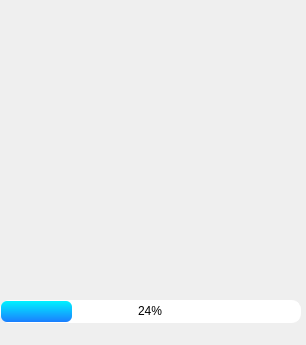
<?xml version="1.0" encoding="UTF-8"?>
<ui version="4.0">
 <class>Form</class>
 <widget class="QWidget" name="Form">
  <property name="geometry">
   <rect>
    <x>0</x>
    <y>0</y>
    <width>306</width>
    <height>345</height>
   </rect>
  </property>
  <property name="windowTitle">
   <string>Kontho</string>
  </property>
  <widget class="QLabel" name="label">
   <property name="geometry">
    <rect>
     <x>0</x>
     <y>0</y>
     <width>302</width>
     <height>300</height>
    </rect>
   </property>
   <property name="text">
    <string/>
   </property>
   <property name="pixmap">
    <pixmap>Imgs/Kontho png.png</pixmap>
   </property>
   <property name="scaledContents">
    <bool>true</bool>
   </property>
  </widget>
  <widget class="QProgressBar" name="progressBar">
   <property name="geometry">
    <rect>
     <x>0</x>
     <y>300</y>
     <width>301</width>
     <height>23</height>
    </rect>
   </property>
   <property name="styleSheet">
    <string notr="true">QProgressBar{
	border:1px solid white;
	border-radius: 9px;
	color: Black;
}
QProgressBar::chunk {
	background-color: qlineargradient(spread:pad, x1:0, y1:0, x2:0, y2:1, stop:0 rgba(0, 242, 255, 255), stop:1 rgba(27, 126, 255, 255));
	border-radius :6px;
}
</string>
   </property>
   <property name="value">
    <number>24</number>
   </property>
   <property name="alignment">
    <set>Qt::AlignCenter</set>
   </property>
  </widget>
 </widget>
 <resources/>
 <connections/>
</ui>
